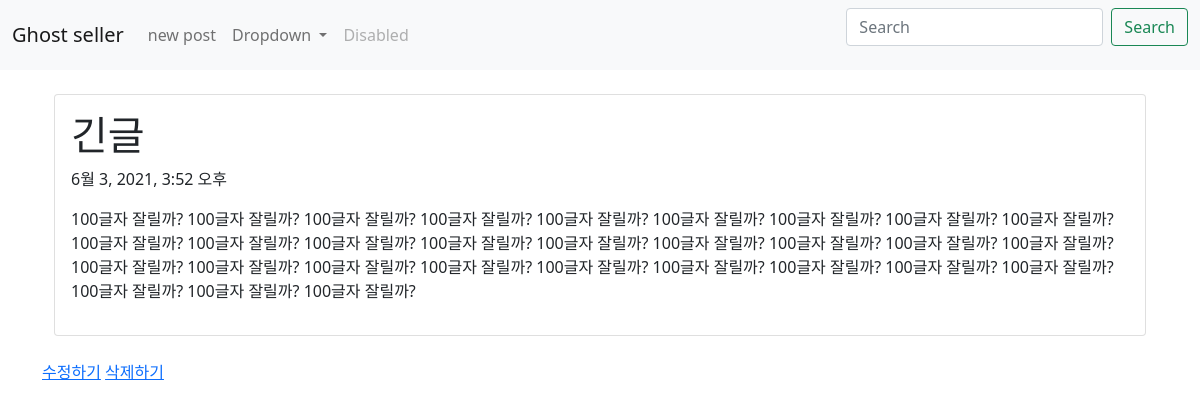
/detail/7/, run on an earlier commit of the app's database.
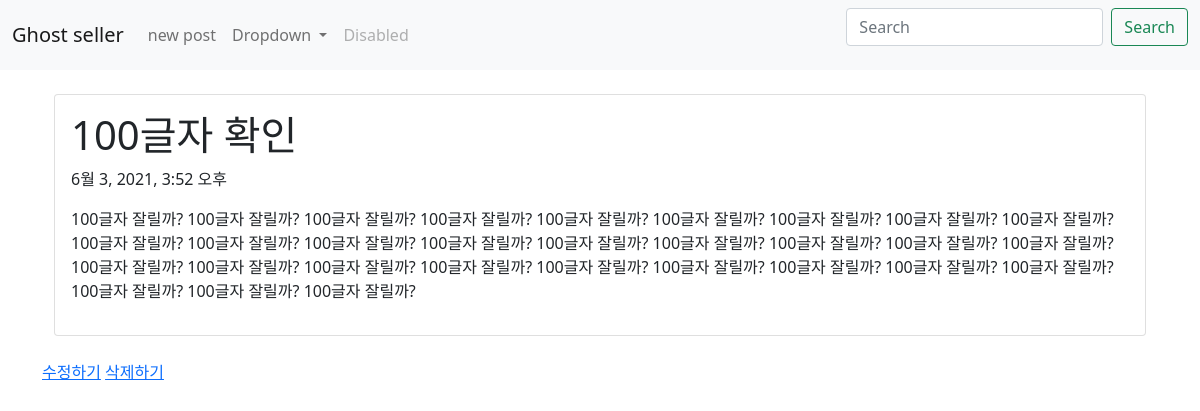
And on a later commit of the database.
### first_app/models.py (models this page shows, shortened)
class Blog(models.Model):
    title = models.CharField(max_length=200)
    pub_date = models.DateTimeField('date published')
    body = models.TextField()

### first_app/views.py (the view)
# urls.py: path('detail/<int:blog_id>/', views.detail, name='detail'),
def detail(request, blog_id):
    blog_detail = get_object_or_404(Blog, pk=blog_id)
    return render(request, 'detail.html', {'blog' : blog_detail})

### first_app/templates/detail.html
{% extends 'base.html' %}
{% block content %}
    <div class='container'>
        <div class="card">
            <div class="card-body">
                <h1>{{blog.title}}</h1>
                <p>{{blog.pub_date}}</p>
                <p>{{blog.body}}</p>
            </div>
        </div>
    </div>
    <br>
    <a href="{% url 'update' blog.id %}">수정하기</a>
    <a href="{% url 'delete' blog.id %}">삭제하기</a>
{% endblock %}

What changed in the data, as far as the page shows it:
changed Blog: title "긴글" → "100글자 확인"
